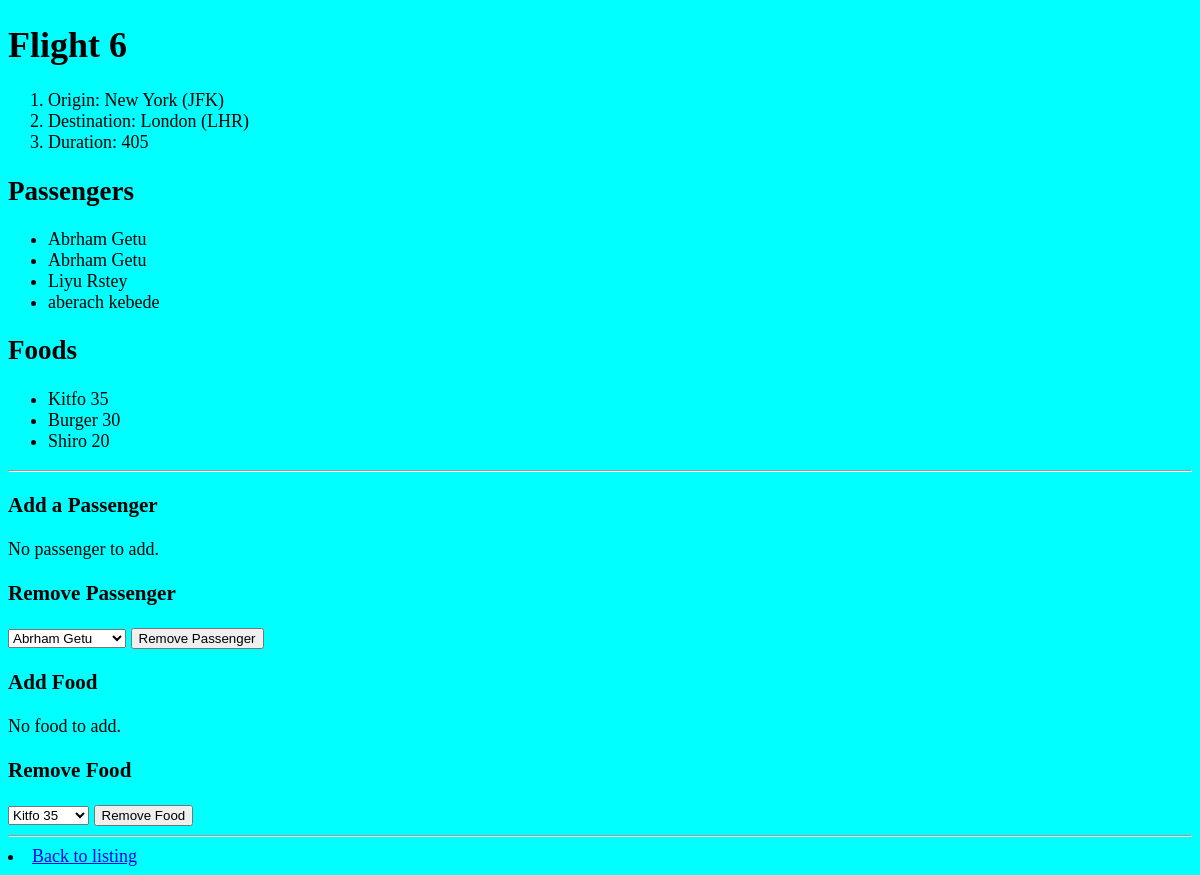
The app's page /6/, older data.
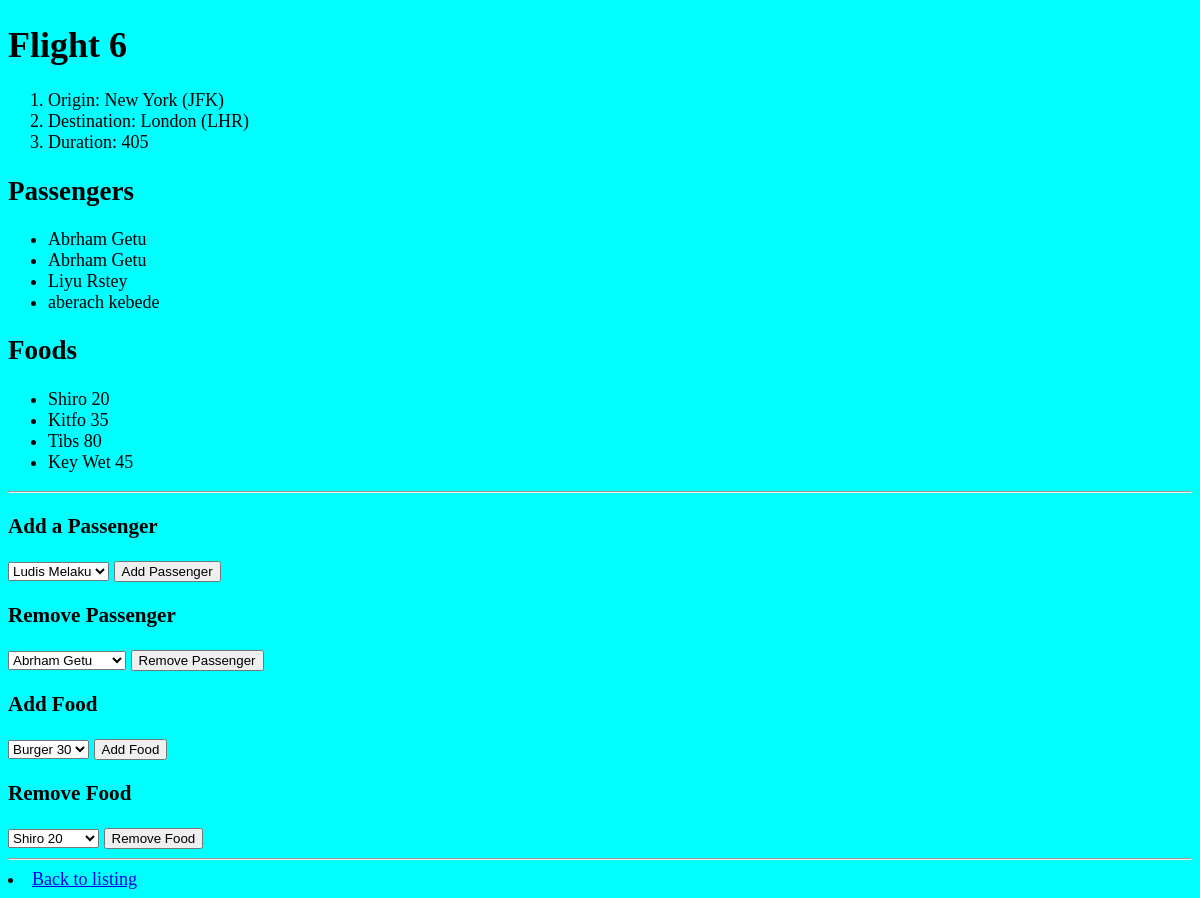
The same page, newer data.
### apps/models.py (models this page shows, shortened)
class Flight(models.Model):
    origin = models.ForeignKey(Airport, on_delete=models.CASCADE, related_name="departures")
    destination = models.ForeignKey(Airport, on_delete=models.CASCADE, related_name="arrivals")
    duration = models.IntegerField()

class Airport(models.Model):
    code=models.CharField(max_length=3)
    city=models.CharField(max_length=64)
    def __str__(self):
        return f"{self.city} ({self.code})"

class Passenger(models.Model):
    first = models.CharField(max_length=64)
    last = models.CharField(max_length=64)
    flights = models.ManyToManyField(Flight, blank=True,related_name="passengers")
    def __str__(self):
        return f"{self.first} {self.last}"

class Food(models.Model):
    type=models.CharField(max_length=64)
    price = models.IntegerField()
    flights=models.ManyToManyField(Flight, blank=True,related_name="food")
    def __str__(self):
        return f"{self.type} {self.price}"

### apps/views.py (the view)
# urls.py: path("<int:flight_id>/", views.flight, name="flight"),
def flight(request, flight_id):
     try:
        flight = Flight.objects.get(pk=flight_id)
     except Flight.DoesNotExist:
        raise Http404("Flight does not exist")
     context = {
          'flight':flight,
          'passengers':flight.passengers.all(),
          "non_passengers":Passenger.objects.exclude(flights=flight).all(),
          "food":flight.food.all(),
          "non_food":Food.objects.exclude(flights=flight).all(),
     }
     return render(request, 'apps/flight.html', context)

### apps/templates/apps/flight.html (shortened to what this page needs)
{% extends 'apps/base.html' %}
{%load static%}
{% block body %}
<h1>Flight {{ flight.id }}</h1>
<ol>
  <li>Origin: {{ flight.origin }}</li>
  <li>Destination: {{ flight.destination }}</li>
  <li>Duration: {{ flight.duration }}</li>
</ol>
<h2>Passengers</h2>
<ul>
  {% if passengers %}
    {% for passenger in passengers %}
      <li>{{ passenger }}</li>
    {% endfor %}
  {% else %}
    <li>No passengers</li>
  {% endif %}
</ul>
<h2>Foods</h2>
<ul>
  {% if food %}
    {% for food_item in food %}
      <li>{{ food_item }}</li>
    {% endfor %}
  {% else %}
    <li>No food</li>
  {% endif %}
</ul>
<hr />
<div class="flight">
  <h3>Add a Passenger</h3>
  {% if non_passengers %}
    <form action="{% url 'book' flight.id %}" method="post">
      <select name="passenger">
        {% for passenger in non_passengers %}
          <option value="{{ passenger.id }}">{{ passenger }}</option>
        {% endfor %}
      </select>
      <input type="submit" value="Add Passenger" />
    </form>
  {% else %}
    <div>No passenger to add.</div>
  {% endif %}
  <h3>Remove Passenger</h3>
  {% if passengers %}
    <form action="{% url 'book' flight.id %}" method="post">
      <select name="passenger">
        {% for passenger in passengers %}
          <option value="{{ passenger.id }}">{{ passenger }}</option>
        {% endfor %}
      </select>
      <input type="submit" value="Remove Passenger" />
    </form>
  {% else %}
    <div>No passenger to remove.</div>
  {% endif %}
</div>
<div class="flight">
  <h3>Add Food</h3>
  {% if non_food %}
    <form action="{% url 'food' flight.id %}" method="post">
      <select name="food">
        {% for food_item in non_food %}
          <option value="{{ food_item.id }}">{{ food_item }}</option>
        {% endfor %}
      </select>
      <input type="submit" value="Add Food" />
    </form>
  {% else %}
    <div>No food to add.</div>
  {% endif %}
  <h3>Remove Food</h3>
  {% if food %}
    <form action="{% url 'food' flight.id %}" method="post">
      <select name="food">
        {% for food_item in food %}
          <option value="{{ food_item.id }}">{{ food_item }}</option>
        {% endfor %}
      </select>
      <input type="submit" value="Remove Food" />
    </form>
  {% else %}
    <div>No food to remove.</div>
  {% endif %}
</div>
<hr />
<li><a href="{% url 'index' %}">Back to listing</a></li>
{% endblock %}

### apps/templates/apps/base.html (shortened to what this page needs)
{%load static%}
<!DOCTYPE html>
<html>
  <head>
    <link rel="stylesheet" href="{% static 'css/style.css'%}" />
  </head>
  <body>
    {%block body%} {%endblock%}
  </body>
</html>

### static/css/style.css (style rules this page uses)
body { background-color:aqua; font-size:large; }

Row changes from the older to the newer data that the page shows:
no longer on this page (row unchanged): Food: type+price "Burger 30"
shown differently, row unchanged: Food "Shiro 20": moves up the list
added Food: type+price "Tibs 80"
added Food: type+price "Key Wet 45"
Text that changed along with them:
form field passenger: (not shown) → "Ludis Melaku"
form field value: (not shown) → "Add Passenger"
form field food: (not shown) → "Burger 30"
form field value: (not shown) → "Add Food"
form field food: "Kitfo 35" → "Shiro 20"
text no longer shown: "No passenger to add. No food to add."
